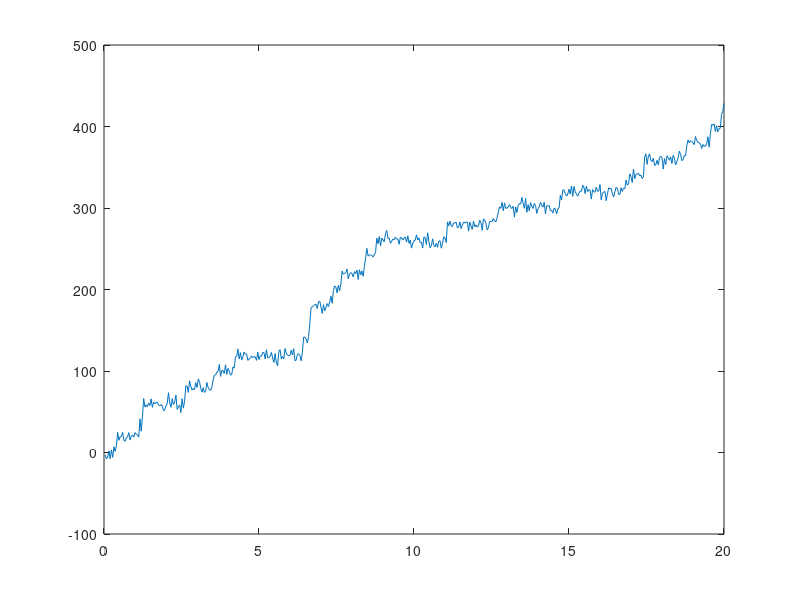

The MATLAB source for this figure:
%Program StepMaker
%this program creates an array with typical steps in it, drenched in noise

stochastic=1;
samples=500;
noise=5;
growthrate=20/25 %stepsize/window
Step1=20;
SigmaStep1=5;
nw1=Step1/growthrate;
%nw1=10;
Step2=0;
nw2=80;
Step3=0;
nw3=80;

data=zeros(samples,2);
data(:,2)=noise*randn(samples,1);        %gaussian noise;
data(:,1)=0.04*(1:1:samples)';
for i=1:samples
    
   
    if mod(i,nw1)==0 &  stochastic==0
        data(i:samples,2)=data(i:samples,2)+Step1;
    else
      if stochastic==1  
        teken=1;  %sign(randn(1,1));
            step=Step1*ceil(rand(1,1)-(1-1/nw1))+Step2*ceil(rand(1,1)-(1-1/nw2))+Step3*ceil(rand(1,1)-(1-1/nw3));
    		data(i:samples,2)=data(i:samples,2)+teken*step;
            %chance of 1/nw that it is 'step'; otherwise 0;
      end
    end
 
    if stochastic ==2  %make a distribution of steps, Gaussian size sigma=100, constant event chance
            stepstog=Step1+SigmaStep1*(randn(1,1));
            step=stepstog*ceil(rand(1,1)-(1-1/nw1));
    		data(i:samples,2)=data(i:samples,2)+step;
    end
end
plot(data(:,1),data(:,2));
data